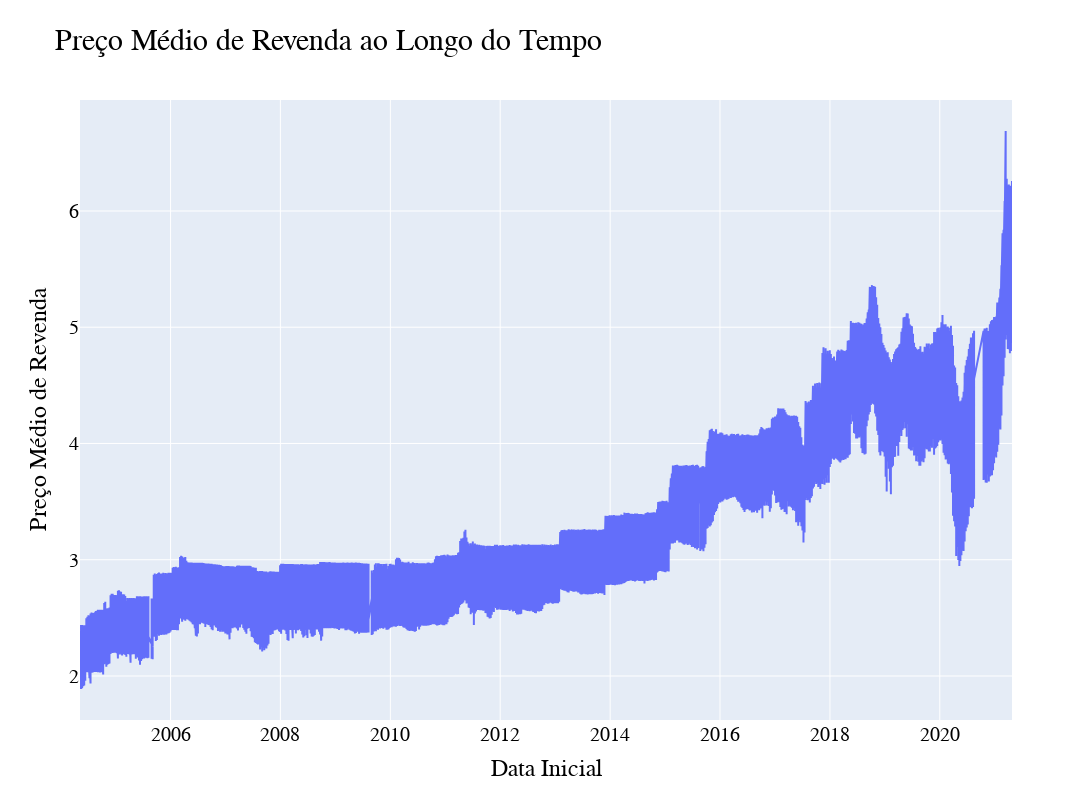

The cell this chart's notebook holds for it:
### Markdown cell above
### Observando Gráficamente os dados 
3.3 Gráfico de linha:

Nesse novo Dataframe a análise é de 2004 até 2021, incluindo todas as regiões unificadas

### Code cell
fig=go.Figure(
data=[go.Scatter(y=data_filter['PREÇO MÉDIO REVENDA'],x=data_filter['DATA INICIAL'],mode="lines",name="ALAGOAS")])
fig.update_layout(height=800,width=1200, title_text="Preço Médio de Revenda ao Longo do Tempo",title_font_size=30,xaxis_title='Data Inicial', 
yaxis_title='Preço Médio de Revenda',font = {'family': 'Arial','size': 20,'color': 'black'})

fig.show()

### Figure 1 — Plotly figure (JSON) as saved in the notebook; plotly's stock layout.template omitted (floating-point values rounded to 4 significant figures; data arrays with more than 128 entries replaced by an {"elided": "..."} marker saying what was removed)
{"data": [{"mode": "lines", "name": "ALAGOAS", "type": "scatter", "x": {"elided": "23570 str values"}, "y": {"elided": "23570 float values"}}], "layout": {"font": {"color": "black", "family": "Arial", "size": 20}, "height": 800, "title": {"font": {"size": 30}, "text": "Preço Médio de Revenda ao Longo do Tempo"}, "width": 1200, "xaxis": {"title": {"text": "Data Inicial"}}, "yaxis": {"title": {"text": "Preço Médio de Revenda"}}}}
